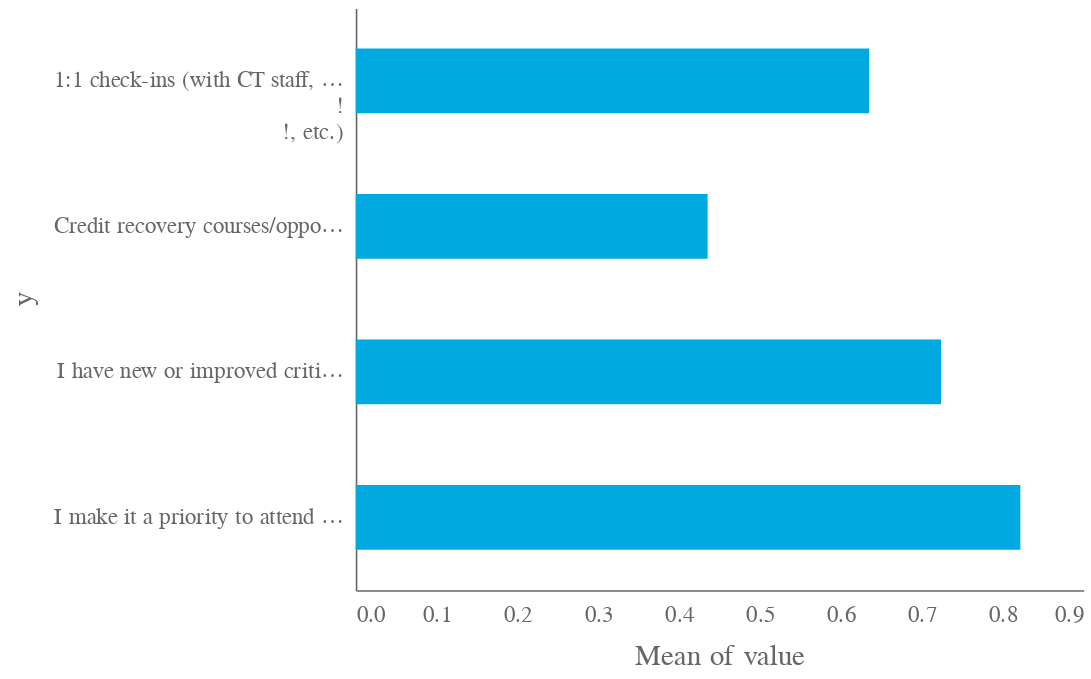

The code cell stored with this chart in its notebook:
### Code cell
alt.Chart(_df).mark_bar().transform_calculate(
    y="split(datum.test,'!n')"
).encode(
    x='mean(value)',
    y='y:N',
)

### Figure 1 — Vega-Lite specification as saved in the notebook (floating-point values rounded to 4 significant figures)
{"config": {"scale": {"padding": 100, "paddingInner": 100, "paddingOuter": 100}, "view": {"height": 360, "width": 450, "strokeWidth": 0, "padding": 100}, "title": {"fontSize": 22, "font": "Avenir", "color": "#666", "anchor": "start", "fontWeight": 425}, "axisX": {"domain": true, "domainColor": "#666", "domainWidth": 1, "grid": false, "labelFont": "Avenir", "labelFontSize": 14, "labelColor": "#666", "labelAngle": 0, "tickColor": "#666", "ticks": false, "tickSize": 5, "titleFont": "Avenir", "labelPadding": 8, "titleColor": "#666", "titleFontSize": 18, "titleFontWeight": 425, "titlePadding": 10}, "axisY": {"domain": true, "domainColor": "#666", "grid": false, "gridColor": "#666", "gridWidth": 1, "labelFont": "Avenir", "labelColor": "#666", "labelFontSize": 14, "labelAngle": 0, "labelPadding": 8, "ticks": false, "titleFont": "Avenir", "titleColor": "#666", "titleFontSize": 18, "titleFontWeight": 425, "titlePadding": 10}, "range": {"category": ["#00a9e0", "#ffb81c", "#78be20", "#da291c", "#9063cd", "#97999b", "#007398", "#d0006f"]}, "legend": {"labelFont": "Avenir", "labelFontSize": 14, "Orientation": "horizontal", "symbolSize": 100, "titleFont": "Avenir", "titleFontSize": 14, "title": ""}, "area": {"fill": "#666"}, "line": {"color": "#666", "stroke": "#666", "strokeWidth": 4}, "trail": {"color": "#666", "stroke": "#666", "strokeWidth": 0, "size": 1}, "path": {"stroke": "#666", "strokeWidth": 0.5}, "point": {"filled": true}, "text": {"font": "Avenir", "color": "#666", "fontSize": 11, "align": "right", "fontWeight": 400, "size": 11}, "bar": {"size": 40, "binSpacing": 1, "continuousBandSize": 30, "discreteBandSize": 30, "fill": "#00a9e0", "stroke": false}, "chart": {"lineBreak": "\n"}}, "data": {"name": "data-04e9fd279dc32e9e8dd2f394629db879"}, "mark": "bar", "encoding": {"x": {"type": "quantitative", "aggregate": "mean", "field": "value"}, "y": {"type": "nominal", "field": "y"}}, "transform": [{"calculate": "split(datum.test,'!n')", "as": "y"}], "$schema": "https://vega.github.io/schema/vega-lite/v4.8.1.json", "datasets": {"data-04e9fd279dc32e9e8dd2f394629db879": [{"test": "1:1 check-ins (with CT staff, academic coaches / success coaches !n!!n!, etc.)", "variable": "FY18", "value": 0.627}, {"test": "I have new or improved critical thinking skills", "variable": "FY18", "value": 0.7157}, {"test": "I make it a priority to attend my CT sessions/workshops", "variable": "FY18", "value": 0.81}, {"test": "Credit recovery courses/opportunities", "variable": "FY18", "value": 0.4529}, {"test": "1:1 check-ins (with CT staff, academic coaches / success coaches !n!!n!, etc.)", "variable": "FY19", "value": 0.5949}, {"test": "I have new or improved critical thinking skills", "variable": "FY19", "value": 0.731}, {"test": "I make it a priority to attend my CT sessions/workshops", "variable": "FY19", "value": 0.8061}, {"test": "Credit recovery courses/opportunities", "variable": "FY19", "value": 0.4001}, {"test": "1:1 check-ins (with CT staff, academic coaches / success coaches !n!!n!, etc.)", "variable": "FY20", "value": 0.6382}, {"test": "I have new or improved critical thinking skills", "variable": "FY20", "value": 0.7048}, {"test": "I make it a priority to attend my CT sessions/workshops", "variable": "FY20", "value": 0.8346}, {"test": "Credit recovery courses/opportunities", "variable": "FY20", "value": 0.4149}, {"test": "1:1 check-ins (with CT staff, academic coaches / success coaches !n!!n!, etc.)", "variable": "FY21", "value": 0.6793}, {"test": "I have new or improved critical thinking skills", "variable": "FY21", "value": 0.7439}, {"test": "I make it a priority to attend my CT sessions/workshops", "variable": "FY21", "value": 0.8374}, {"test": "Credit recovery courses/opportunities", "variable": "FY21", "value": 0.4729}]}}
